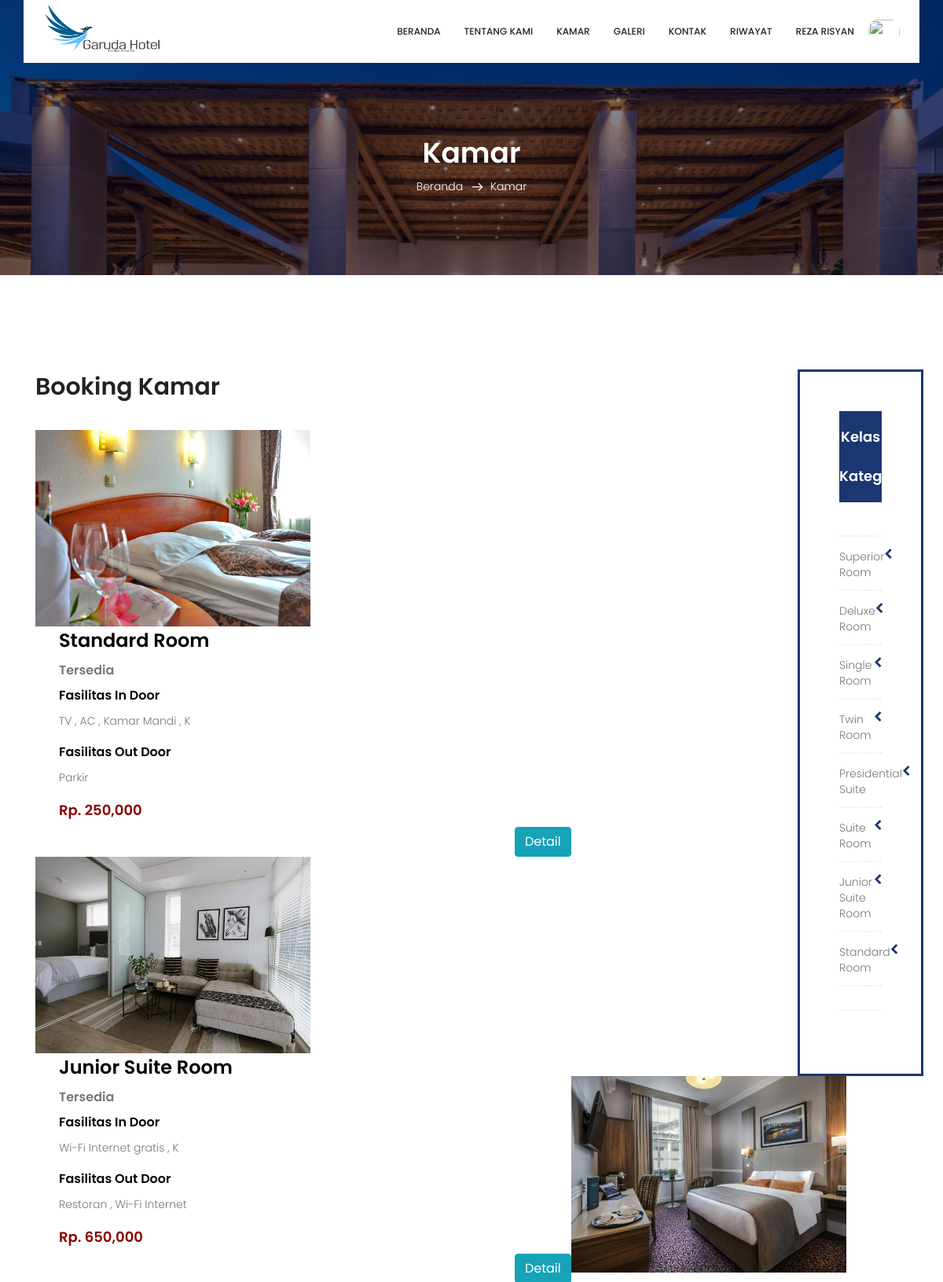
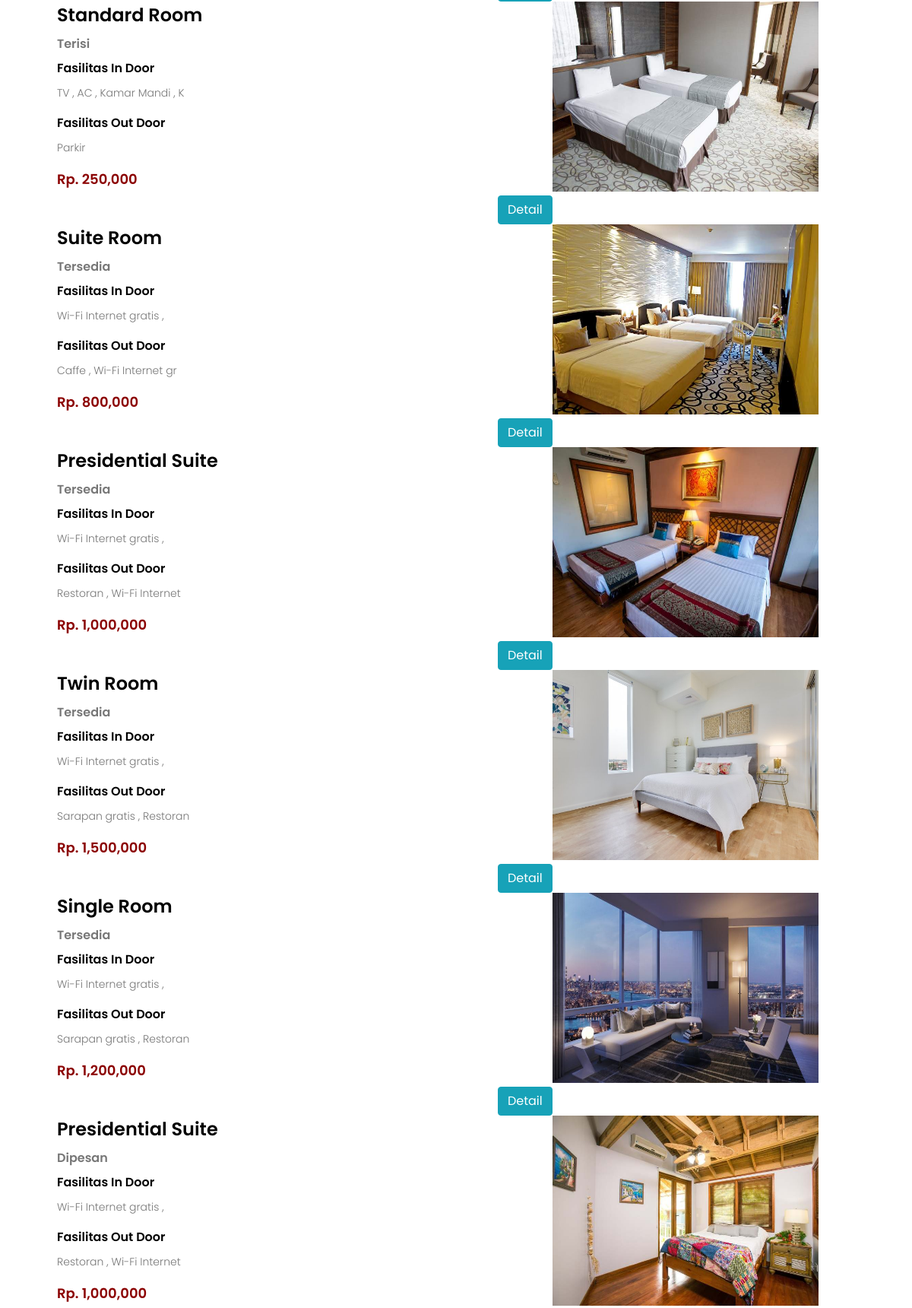
Page /user/tamu/kamar.php (signed in, upper part) on the committed database (2 pictures, top to bottom).
### tables this page shows
CREATE TABLE `tb_kelas` (
  `id_kelas` int(11) NOT NULL,
  `kelas_nama` varchar(50) NOT NULL,
  `fasilitas_indoor` text NOT NULL,
  `fasilitas_outdoor` text NOT NULL
);

CREATE TABLE `tb_room` (
  `id_room` int(11) NOT NULL,
  `id_kelas` int(11) NOT NULL,
  `nama_hotel` varchar(200) NOT NULL,
  `status_hotel` varchar(100) NOT NULL,
  `harga_hotel` int(11) NOT NULL,
  `hotel_deskripsi` text NOT NULL,
  `gambar_hotel` varchar(100) NOT NULL,
  `status` tinyint(1) NOT NULL
);

### user/tamu/kamar.php (the view, shortened to what this page needs)
<!doctype html>
<html lang="en">
    <head>
        <link rel="stylesheet" href="css/bootstrap.css">
        <link rel="stylesheet" href="vendors/linericon/style.css">
        <link rel="stylesheet" href="css/font-awesome.min.css">
        <link rel="stylesheet" href="vendors/bootstrap-datepicker/bootstrap-datetimepicker.min.css">
        <link rel="stylesheet" href="vendors/nice-select/css/nice-select.css">
        <link rel="stylesheet" href="vendors/owl-carousel/owl.carousel.min.css">
        <link rel="stylesheet" href="css/style.css">
        <link rel="stylesheet" href="css/responsive.css">
    </head>
    <body>
    <?php include('header.php') ?>
        <section class="breadcrumb_area">
            <div class="overlay bg-parallax" data-stellar-ratio="0.8" data-stellar-vertical-offset="0" data-background=""></div>
            <div class="container">
                <div class="page-cover text-center">
                    <h2 class="page-cover-tittle">Kamar</h2>
                    <ol class="breadcrumb">
                        <li><a href="index.html">Beranda</a></li>
                        <li class="active">Kamar</li>
                    </ol>
                </div>
            </div>
        </section>
        <section class="accomodation_area section_gap">
            <div class="col-lg-2" style="float:right;">
                        <div class="blog_right_sidebar" style="margin-right: 10px;">
                            <aside class="single_sidebar_widget post_category_widget">
                                <h5 class="widget_title">Kelas Kategori</h5>
                                <ul class="list_style cat-list">
                                    <li>
                                        <?php
                                            $kategori = mysqli_query($conn, "SELECT * FROM tb_kelas ORDER BY
                                                id_kelas DESC");
                                            if(mysqli_num_rows($kategori) > 0){
                                                while($k = mysqli_fetch_array($kategori)){
                                                    ?>
                                        <a href="kelas-kamar.php?kat=<?php echo $k['id_kelas'] ?>" class="d-flex justify-content-between">
                                        <li class="">
                                            <?php echo $k['kelas_nama'] ?>
                                        <i class="fa fa-chevron-left" style="color:#1b3771;" aria-hidden="true"></i>
                                        </a>
                                        <?php }}else{ ?>
                                                        Kategori tidak ada
                                                    <?php } ?>
                                    </li>
                                </ul>
                                <div class="br"></div>
                            </aside>
                        </div>
                    </div>
            <div class="container">
              <div style = "margin-left:0;" class = "container">
        <div class = "panel panel-default" >
            <div class = "panel-body">
                <h2 class="title_color">Booking Kamar</h2>
                <br>
                <?php
                    include 'koneksi.php';
                    $query = $conn->query("SELECT * FROM tb_room JOIN tb_kelas ON tb_room.id_kelas=tb_kelas.id_kelas LIMIT 10") or die(mysql_error());
                    if(mysqli_num_rows($query) > 0){
                    while($fetch = $query->fetch_array()){
                ?>
                    <div class = "well" style = "height:300px; width:100%;">
                        <div style = "float:left;">
                            <img src = "/hotelrezar/user/admin/image/<?php echo $fetch['gambar_hotel']?>" height = "250" width = "350"/>
                        </div>
                        <div style = "float:left; margin-left:30px;">
                            <h3 style= "color:black;"><?php echo $fetch['kelas_nama']?></h3>
                            <h5><?php echo $fetch['status_hotel']?></h5>
                            <h5 style="color: black;">Fasilitas In Door</h5>
                            <p><?php echo substr($fetch['fasilitas_indoor'], 0, 25)  ?></p>
                            <h5 style="color: black;">Fasilitas Out Door</h5>
                            <p><?php echo substr($fetch['fasilitas_outdoor'], 0, 25)  ?><p>
                            <h4 style = "color:darkred;">Rp. <?php echo number_format($fetch['harga_hotel']) ?></h4>
                            <a style = "margin-left:580px;" href = "detail-kamar.php?room_id=<?php echo $fetch['id_room']?>" class = "btn btn-info">Detail</a>
                        </div>
                    </div>
                <?php }} ?>
            </div>
        </div>
    </div>
              </div>
    </body>
</html>

### user/tamu/css/style.css (style rules this page uses)
.list_style { list-style: none; margin: 0px; padding: 0px; }
a { text-decoration: none; -webkit-transition: all 0.3s ease-in-out; -o-transition: all 0.3s ease-in-out; transition: all 0.3s ease-in-out; }
body { line-height: 24px; font-size: 14px; font-family: "Poppins", sans-serif; font-weight: 300; color: #777777; }
section { background: #fff; }
h1, h2, h3, h4, h5, h6 { font-family: "Poppins", sans-serif; font-weight: 600; }
@media (min-width: 1200px) { .container { max-width: 1170px; } }
.section_gap { padding: 120px 0; }
.title_color { color: #222222; }
.overlay { position: absolute; left: 0; right: 0; top: 0; height: 125%; bottom: 0; z-index: -1; }
.breadcrumb_area { position: relative; padding: 172px 0px 84px; background: #04091e; z-index: 1; overflow: hidden; }
.breadcrumb_area .bg-parallax { background: url("../image/about_banner.jpg") no-repeat scroll center 0/cover; opacity: 0.50; z-index: -1; }
.page-cover-tittle { display: block; font-size: 36px; line-height: 45px; color: #fff; }
.breadcrumb { text-align: center; background: transparent; padding: 0px; display: inline-block; }
.breadcrumb li { display: inline-block; color: #fff; }
.breadcrumb li a { color: #fff; }
.breadcrumb li + li:before { content: "\e87a"; font-family: 'Linearicons-Free'; font-size: 14px; font-weight: 600; vertical-align: middle; margin: 0px 10px 0px 7px; }
.blog_right_sidebar { border: 3px solid #1b3771 ; padding: 50px; }
.blog_right_sidebar .widget_title { font-size: 18px; line-height: 50px; background: #1b3771 ; text-align: center; color: #fff; padding: 8px 0px; margin-bottom: 30px; }
.blog_right_sidebar .post_category_widget .cat-list li { border-bottom: 2px dotted #eee; -webkit-transition: all 0.3s ease 0s; -o-transition: all 0.3s ease 0s; transition: all 0.3s ease 0s; padding-bottom: 12px; }
.blog_right_sidebar .post_category_widget .cat-list li a { font-size: 14px; line-height: 20px; color: #777; }
.blog_right_sidebar .post_category_widget .cat-list li + li { padding-top: 15px; }
.blog_right_sidebar .br { width: 100%; height: 1px; background: #eeeeee; margin: 30px 0px; }
h2 { font-size: 30px; }
h3 { font-size: 24px; }
h4 { font-size: 18px; }
h5 { font-size: 16px; }
h1, h2, h3, h4, h5, h6 { line-height: 1.5em; }

### rows in the picture
tb_kelas: kelas_nama "Superior Room"
tb_kelas: kelas_nama "Deluxe Room"
tb_kelas: kelas_nama "Single Room"
tb_kelas: kelas_nama "Twin Room"
tb_kelas: kelas_nama "Presidential Suite"
tb_kelas: kelas_nama "Suite Room"
tb_kelas: kelas_nama "Junior Suite Room"
tb_kelas: kelas_nama "Standard Room"
tb_room: gambar_hotel (picture), id_kelas.kelas_nama "Standard Room", status_hotel "Tersedia", id_kelas.fasilitas_indoor "TV , AC , Kamar Mandi , K", id_kelas.fasilitas_outdoor "Parkir", harga_hotel "250,000"
tb_room: gambar_hotel (picture), id_kelas.kelas_nama "Junior Suite Room", status_hotel "Tersedia", id_kelas.fasilitas_indoor "Wi-Fi Internet gratis , K", id_kelas.fasilitas_outdoor "Restoran , Wi-Fi Internet", harga_hotel "650,000"
tb_room: gambar_hotel (picture), id_kelas.kelas_nama "Standard Room", status_hotel "Terisi", id_kelas.fasilitas_indoor "TV , AC , Kamar Mandi , K", id_kelas.fasilitas_outdoor "Parkir", harga_hotel "250,000"
tb_room: gambar_hotel (picture), id_kelas.kelas_nama "Suite Room", status_hotel "Tersedia", id_kelas.fasilitas_indoor "Wi-Fi Internet gratis ,", id_kelas.fasilitas_outdoor "Caffe , Wi-Fi Internet gr", harga_hotel "800,000"
tb_room: gambar_hotel (picture), id_kelas.kelas_nama "Presidential Suite", status_hotel "Tersedia", id_kelas.fasilitas_indoor "Wi-Fi Internet gratis ,", id_kelas.fasilitas_outdoor "Restoran , Wi-Fi Internet", harga_hotel "1,000,000"
tb_room: gambar_hotel (picture), id_kelas.kelas_nama "Twin Room", status_hotel "Tersedia", id_kelas.fasilitas_indoor "Wi-Fi Internet gratis ,", id_kelas.fasilitas_outdoor "Sarapan gratis , Restoran", harga_hotel "1,500,000"
tb_room: gambar_hotel (picture), id_kelas.kelas_nama "Single Room", status_hotel "Tersedia", id_kelas.fasilitas_indoor "Wi-Fi Internet gratis ,", id_kelas.fasilitas_outdoor "Sarapan gratis , Restoran", harga_hotel "1,200,000"
tb_room: gambar_hotel (picture), id_kelas.kelas_nama "Presidential Suite", status_hotel "Dipesan", id_kelas.fasilitas_indoor "Wi-Fi Internet gratis ,", id_kelas.fasilitas_outdoor "Restoran , Wi-Fi Internet", harga_hotel "1,000,000"
tb_room: gambar_hotel (picture)

### other values in the picture
$_SESSION['nama'] "REZA RISYAN"
